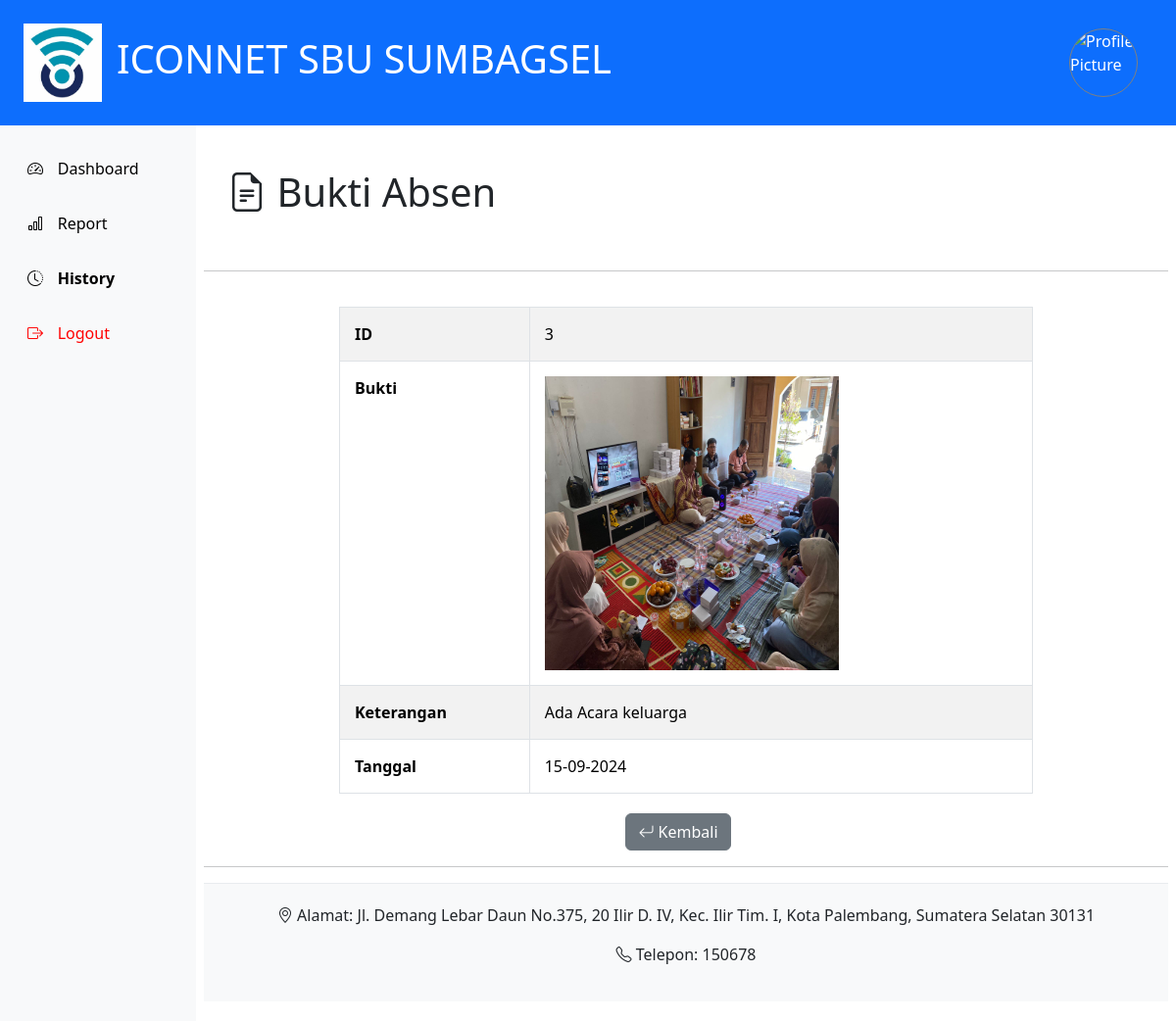
Page /bukti_absen.php?ID=3&tgl=15-09-2024 on the committed database.
### tables this page shows
CREATE TABLE `absen` (
  `ID` int(11) DEFAULT NULL,
  `nama` varchar(50) DEFAULT NULL,
  `masuk` varchar(50) DEFAULT NULL,
  `keluar` varchar(50) DEFAULT NULL,
  `tanggal` varchar(50) DEFAULT NULL,
  `keterangan` varchar(255) DEFAULT NULL,
  `bukti` varchar(255) DEFAULT NULL
);

### bukti_absen.php (the view, shortened to what this page needs)
<!DOCTYPE html>
<html lang="en">
<head>
    <link rel="stylesheet" href="https://cdn.jsdelivr.net/npm/bootstrap@5.3.3/dist/css/bootstrap.min.css">
    <link rel="stylesheet" href="https://cdn.jsdelivr.net/npm/bootstrap-icons@1.11.3/font/bootstrap-icons.min.css">
    <link rel="stylesheet" href="./CSS/styles.css">
    <link rel="stylesheet" href="https://code.jquery.com/ui/1.13.3/themes/base/jquery-ui.css">
</head>
<body>
    <div class="container-fluid p-4 bg-primary text-white">
        <div class="header-container">
            <div class="logo-container">
                <img style="width:80px; height:80px;" src="./Asset/OIP.jpeg" alt="Logo">
                <h1 class="fs-18">ICONNET SBU SUMBAGSEL</h1>
            </div>
            <div class="profile">
                <img src="Asset/<?php echo $_SESSION['gambar'];?>" alt="Profile Picture">
            </div>
        </div>
    </div>
    <div class="container-fluid">
        <div class="row">
            <div class="col-md-2 bg-light min-vh-100">
                <nav class="navbar navbar-expand-md navbar-light flex-column align-items-start">
                    <div class="collapse navbar-collapse" id="navbarNav">
                        <ul class="nav flex-column">
                            <li class="nav-item mb-3 pt-3">
                                <a class="nav-link d-flex align-items-center" aria-current="page" href="./dashboard_admin.php">
                                    <i class="bi bi-speedometer2"></i>ㅤDashboard
                                </a>
                            </li>
                            <li class="nav-item mb-3">
                                <a class="nav-link" href="#">
                                    <i class="bi bi-bar-chart"></i>ㅤReport
                                </a>
                            </li>
                            <li class="nav-item mb-3">
                                <a class="nav-link" href="./history_admin.php">
                                    <i class="bi bi-clock-history"></i>ㅤ<b>History</b>
                                </a>
                            </li>
                            <li class="nav-item mb-3">
                                <a style="color:red;" class="nav-link" href="./cblogout.php">
                                    <i class="bi bi-box-arrow-right"></i>ㅤLogout
                                </a>
                            </li>
                        </ul>
                    </div>
                </nav>
            </div>
            <div class="col-md-10 table-container">
              <div class="row">
                <div class="col-md-12 p-4">
                  <h1><i class="bi bi-file-earmark-text"></i>  Bukti Absen</h1><br>
                </div>
            <hr width="100%" size="2">
            <div class="col-md-12 table-container">
              <table class="table table-bordered table-striped table-centered">
                  <tbody>
                  <?php
                    include "koneksi.php";
                    $conn = mysqli_connect($servername,$username,$password,$database);
                    $ID = @$_GET['ID'];
                    $tgl = @$_GET['tgl'];
                    $data = mysqli_query($conn, "SELECT * FROM `absen` WHERE `ID`= '$ID' AND `tanggal`= '$tgl'");
                    while ($d = mysqli_fetch_array($data)){
                    ?>
                    <tr>
                        <th scope="row">ID</th>
                        <td><?php echo $d['ID'];?></td>
                      </tr>
                      <?php if($d['keterangan'] != 'Hadir') { ?>
                      <tr>
                        <th scope="row">Bukti</th>
                        <td><img src="bukti/<?php echo $d['bukti'];?>" width="300px" height="300px"></td>
                      </tr>
                      <?php } ?>
                      <tr>
                        <th scope="row">Keterangan</th>
                        <td><?php echo $d['keterangan'];?></td>
                      </tr>
                      <tr>
                        <th scope="row">Tanggal</th>
                        <td><?php echo $d['tanggal'];?></td>
                      </tr>
                    <?php
                    }
                    ?>
                  </tbody>
              </table>
            </div>
            <div class="col-md-12 d-flex justify-content-center">
                <div class="col-auto">
                    <button onclick="document.location='history_admin.php'" type="button" class="btn btn-secondary mb-3 me-3"><i class="bi bi-arrow-return-left"></i>    Kembali</button>
                </div>
            </div>
            <hr width="100%" size="2">
            <footer class="footer">
                <p><i class="bi bi-geo-alt"></i> Alamat: Jl. Demang Lebar Daun No.375, 20 Ilir D. IV, Kec. Ilir Tim. I, Kota Palembang, Sumatera Selatan 30131</p>
                <p><i class="bi bi-telephone"></i> Telepon: 150678</p>
            </footer>
            </div>
        </div>
    </div>
</body>
</html>

### CSS/styles.css (style rules this page uses)
.header-container { display: flex; align-items: center; justify-content: space-between; }
.header-container img { margin-right: 15px; }
.logo-container { display: flex; align-items: center; }
.nav-link { color: black; }
.profile { display: flex; align-items: center; }
.profile img { width: 70px; height: 70px; border-radius: 50%; border: solid 1px grey; margin-left: 10px; }
.table-container { padding: 20px; }
.table-centered { width: 75%; margin: auto; }
.table-centered td, .table-centered th { padding: 15px; }
.footer { background-color: #f8f9fa; padding: 20px; text-align: center; border-top: 1px solid #e9ecef; }

### rows in the picture
absen: ID "3", bukti (picture), keterangan "Ada Acara keluarga", tanggal "15-09-2024"
